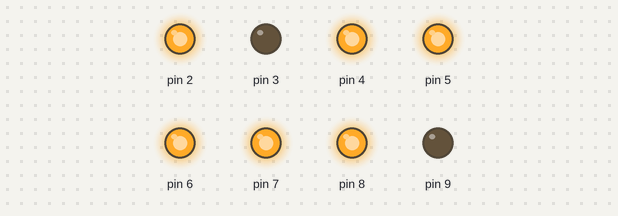
This sketch was run on a simulated Arduino Uno, built with avr-gcc and run on an emulated ATmega328P. Parts: output pins drawn as LEDs (lit = HIGH).

Above: at 0.1 s.
Timing chart, 0 to 1.6 s (numbered marks = the images above):
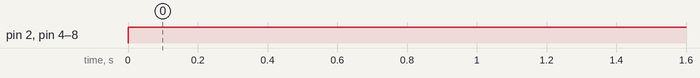

Measured:
- by itself, pin 2, pin 4–8: LOW → HIGH at 0.00 s

The sketch:

sevenseg.ino
```cpp
#include <sevenseg.h>
sevenseg myseg(2,3,4,5,6,7,8,9);
void setup() {
  // put your setup code here, to run once:
  myseg.begin();
}

void loop() {
  // put your main code here, to run repeatedly:
myseg.showNum(6);
}
```

sevenseg.cpp
```cpp
#include "sevenseg.h"

sevenseg::sevenseg(uint8_t a, uint8_t b, uint8_t c, uint8_t d, uint8_t e, uint8_t f, uint8_t g ,uint8_t dp)
{
  pins[0] = a;
  pins[1] = b;
  pins[2] = c;
  pins[3] = d;
  pins[4] = e;
  pins[5] = f;
  pins[6] = g;
  pins[7] = dp;
}
void sevenseg::begin()
{
  for(byte i = 0;i<=7;i++)
  {
    pinMode(pins[i],OUTPUT);
  }
}
void sevenseg::showNum(uint8_t num)
{
  for(byte i = 0;i<=7;i++)
  {
   digitalWrite(pins[i],nums[num][i]);
  }
}
void sevenseg::serialNums(uint16_t DELAY)
{
  for(byte i = 0;i<=9;i++ )
  {
   for(byte j = 0;j<=7;j++)
   {
   digitalWrite(pins[j],nums[i][j]);
   }
  delay(DELAY);
  }
}
```

sevenseg.h
```cpp
/*
Coded by: Ahmed Orabi
this library for Seven segment one digit contains
one constructor and two methods

Library Name: sevenseg
*/
#ifndef SEVENSEG_H
#define SEVENSEG_H
#include <Arduino.h>
class sevenseg{
//Pins of Seven Segment for One Digit :D

public:
sevenseg(uint8_t a, uint8_t b, uint8_t c, uint8_t d, uint8_t e, uint8_t f, uint8_t g ,uint8_t dp);

void begin();

void showNum(uint8_t num);
void serialNums(uint16_t delay);
private:
byte pins[8] = {};
////////////////////////////////////////
byte nums[10][8] = {
{1, 1, 1, 1, 1, 1, 0, 0}, // 0
{0, 1, 1, 0, 0, 0, 0, 0}, // 1
{1, 1, 0, 1, 1, 0, 1, 0}, // 2
{1, 1, 1, 1, 0, 0, 1, 0}, // 3
{0, 1, 1, 0, 0, 1, 1, 0}, // 4
{1, 0, 1, 1, 0, 1, 1, 0}, // 5
{1, 0, 1, 1, 1, 1, 1, 0}, // 6
{1, 1, 1, 0, 0, 0, 0, 0}, // 7
{1, 1, 1, 1, 1, 1, 1, 0}, // 8
{1, 1, 1, 1, 0, 1, 1, 0} // 9
};
};
#endif
```
